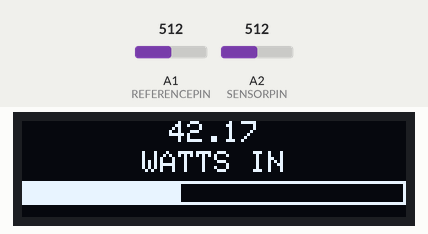
Simulated run of this sketch. Board: Arduino Uno, built with avr-gcc and run on an emulated ATmega328P. On the bench: 128×32 one-colour display. The inputs (shaded band) are chosen by the test bench; at power-on: A1 (REFERENCEPIN) = 512, A2 (SENSORPIN) = 512.

Above: at 5.2 s.
5.3 s: A1 (REFERENCEPIN) set to 0
At 6.5 s:
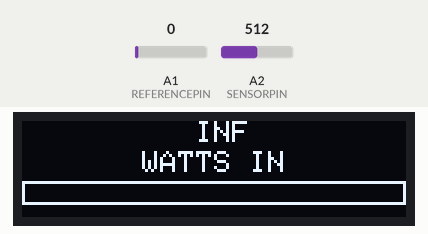
7.3 s: A2 (SENSORPIN) set to 0
At 8.2 s:
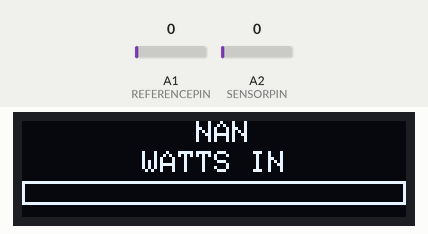
9.3 s: A1 (REFERENCEPIN) set to 20
At 11.0 s:
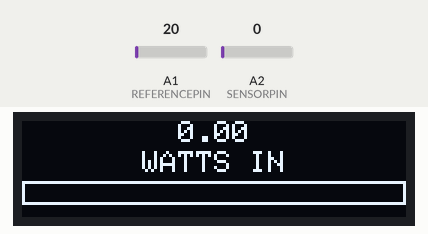
11.4 s: A2 (SENSORPIN) set to 110
At 12.8 s:
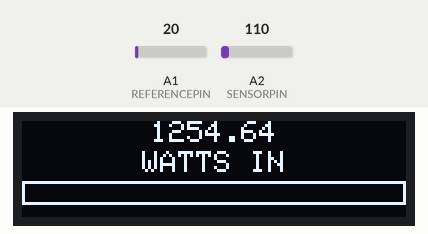
13.4 s: A2 (SENSORPIN) set to 122
At 14.6 s:
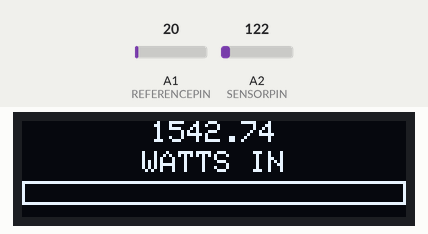
15.4 s: A1 (REFERENCEPIN) set to 110
At 16.4 s:
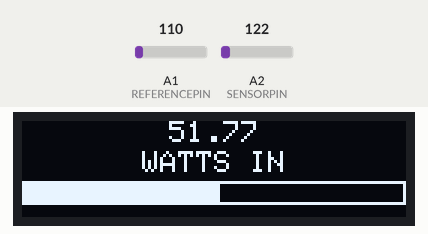
Timing chart, 0 to 18.4 s (numbered marks = the images above; inputs shaded):
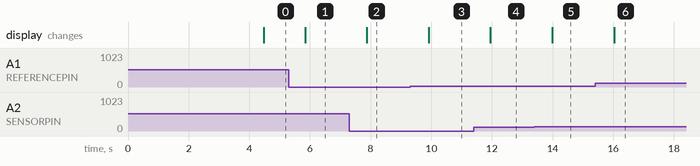

Measured:
- after the input at 5.3 s, the display: changes after 0.54 s (image 1)
- after the input at 7.3 s, the display: changes after 0.58 s (image 2)
- after the input at 9.3 s, the display: changes after 0.61 s (image 3)
- after the input at 11.4 s, the display: changes after 0.55 s (image 4)
- after the input at 13.4 s, the display: changes after 0.59 s (image 5)
- after the input at 15.4 s, the display: changes after 0.63 s (image 6)

The sketch:

DLProjectCode.ino
```cpp
/*
    Modified      February 23, 2024, Bob Fontana, AK3Y
                  Overhaul of display code using display.width and strlen
                  Corrected power calculation code in 2017 W8TEE article
                  Added 3.3V reference adjustment to determine true ADC range
                  Modified resistor divider calculation to provide more accurate measurement

    Release 1.01  June 15, 2018, Jack Purdum, W8TEE. Minor edits to the code to make it easier to read

    Release 1.0   Oct.13, 2017, Jack Purdum, W8TEE, Al Peter, AC8GY. You may use/modify this code,
                  but keep this comment intact in the file and place any changes in front of this
                  entry.
*/

#include <Wire.h>             // Standard IDE library file
#include <Adafruit_GFX.h>     // https://github.com/adafruit/Adafruit-GFX-Library
#include <Adafruit_SSD1306.h> // https://github.com/adafruit/Adafruit_SSD1306

#define SCREEN_WIDTH 128 // OLED display width, in pixels
#define SCREEN_HEIGHT 32 // OLED display height, in pixels (OLED capable of 64 bit height, but using only 32 here)
#define OLED_RESET 4     // Reset pin # for OLED display

Adafruit_SSD1306 display(SCREEN_WIDTH, SCREEN_HEIGHT, &Wire, OLED_RESET); // Declaration for an SSD1306 display connected to I2C (SDA, SCL pins)

#define REFERENCEPIN A1 // Measure onboard 3.3V reference with this pin
#define SENSORPIN A2    // Arduino pin that the RF detector is attached to
#define ITERATIONS 30

// See QST text for determining following constants
// #define MYDUMMYLOADOHMS         49.2    	  // Measured dummy load resistance - ORIGINAL VALUE
#define MYDUMMYLOADOHMS 49.5   // Measured dummy load resistance
#define DIODEVOLTAGEDROP 0.653 // Voltage drop from diode(s)
#define V33 3.28               // Measured 3.3V reference voltage
// #define Vratio                  19.490      // Resistor divider ratio - ORIGINAL VALUE
#define Vratio 19.50 // Resistor divider ratio

int sensorValue = 0; // Measured sensor value

void Splash()
{
  const char *text1 = "RF DUMMY LOAD";
  const char *text2 = "*****";
  const char *text3 = "Bob Fontana AK3Y";

  display.clearDisplay(); // Clear the graphics display buffer.
  display.setTextSize(1);
  display.setTextColor(WHITE);

  display.setCursor(display.width() / 2 - strlen(text1) * 6 / 2, 0); // Each character is approximately 6 pixels wide in default type font
  display.println(text1);
  display.setCursor(display.width() / 2 - strlen(text2) * 6 / 2, 9);
  display.println(text2);
  display.setCursor(display.width() / 2 - strlen(text3) * 6 / 2, 18);
  display.println(text3);

  display.display();
}

void setup()
{
  display.begin(SSD1306_SWITCHCAPVCC, 0x3C); // initialize with the I2C addr 0x3C (for the 128x32).
                                             // Your OLED might use a different address. Google
                                             // "Arduino I2C scanner" or http://playground.arduino.cc/Main/I2cScanner

  Splash();               // Display Splash screen
  delay(4000);            // Wait 4 seconds
  display.clearDisplay(); // Clear the graphics display buffer.
}

void loop()
{
  char buff[10];
  const char *text = "WATTS IN";
  int i;
  float sum;
  float watts;

  sum = 0.0;
  i = 0;
  while (i < ITERATIONS)
  {
    sensorValue = analogRead(SENSORPIN); // Input from voltage divider
    delay(10);                           // Let pin settle
    watts = CalculateWatts(sensorValue);
    sum += watts;
    i++;
  }
  sum /= ITERATIONS;
  dtostrf(sum, 4, 2, buff); // Convert value into floating point character string

  display.clearDisplay();

  display.setTextSize(1); // Display Calculated Watts
  display.setCursor(display.width() / 2 - strlen(buff) * 6 / 2, 0);
  display.println(buff);

  display.setTextSize(1); // Display WATTS IN label
  display.setTextColor(WHITE);
  display.setCursor(display.width() / 2 - strlen(text) * 6 / 2, 10); // Each character is approximately 6 pixels wide in default type font
  display.println(text);

  bargraph(0, 20, display.width(), 8, sum, autorange(sum)); // Display autoranging bargraph
  display.display();
  delay(250);
}

float CalculateWatts(int sensorValue)
/*****
  Purpose: To convert the value read from the DL and convert it to watts

  Parameter list:
    int sensorValue       the value read on the analog input pin
  Return value:
    float               the calculated watts

Analysis:
Ds = sensorValue (0..1023)
v2 = center point in the voltage divider
v1 = average value at the output of the diode and top of capacitor
vin = input voltage to the Wattmeter
Vcc = voltage corresponding to 1023 on the A/D outputs (may vary a bit from unit to unit and how the device is powered -- usually around 5V).

Then,
Ds ~ 1023 v2/Vcc
v1 = v2 * Vratio
v1 ~ vin - DIODEVOLTAGEDROP
Pin(rms) = vin^2/2*MYDUMMYLOADOHMS  That is (peak voltage * 0.707)^2/MYDUMMYLOADOHMS

Pin(rms) ~ (Vratio*Ds*Vcc/1023 + DIODEVOLTAGEDROP)^2/(2*MYDUMMYLOADOHMS)
*****/
{
  float vcc, temp;

  vcc = Measure33Reference(); // Determine the actual Arduino A/D reference voltage
  temp = Vratio * sensorValue * vcc / 1023 + DIODEVOLTAGEDROP;
  temp *= temp;
  temp /= 2 * MYDUMMYLOADOHMS;

  return temp;
}

float Measure33Reference()
/* Take an average reading of the A/D sampling of the onboard 3.3V reference
 * From this value, determine the effective Vcc for the Arduino
 */
{
  int i, k;
  float v5, sum;

  sum = 0.0;
  i = 0;
  while (i < ITERATIONS)
  {
    k = analogRead(REFERENCEPIN); // Input from 3.3V reference attached to REFERENCEPIN
    sum += k;
    i++;
  }
  sum /= ITERATIONS;
  v5 = 1023 * V33 / sum;
  // Serial.println(v5); -- Debug output A/D converter calculated maximum range
  return (v5);
}

float autorange(float sum)
{
  if ((sum >= 0) && (sum <= 1))
    return 1;
  else if ((sum > 1) && (sum <= 10))
    return 10;
  else if ((sum > 10) && (sum <= 100))
    return 100;
}

void bargraph(const uint8_t x, uint8_t y, uint8_t w, uint8_t h, float level, float maxlevel)
{
  /* (x,y) is the start point for the bargraph
   * w = width of graph in pixels
   * h = height of graph in pixels
   * level = value for the graph (e.g. 0..1023)
   * maxlevel = maximum value for the graph (e.g. 1023)
   */
  int w_val;
  w_val = (int)(level * w / maxlevel);
  display.drawRect(x, y, w, h, WHITE);
  display.fillRect(x, y, w_val, h, WHITE);
}
```
